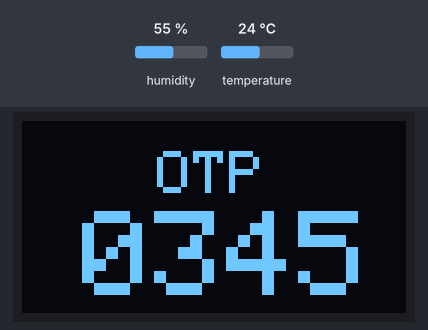
Bench run of a sketch on a simulated Arduino Uno, built with avr-gcc and run on an emulated ATmega328P. Parts: 128×64 one-colour display. The test bench sets the inputs (shaded band); at power-on: humidity 55 %, temperature 24 °C.

Above: at 18.0 s.
18.1 s: humidity set to 22 %
At 20.7 s:
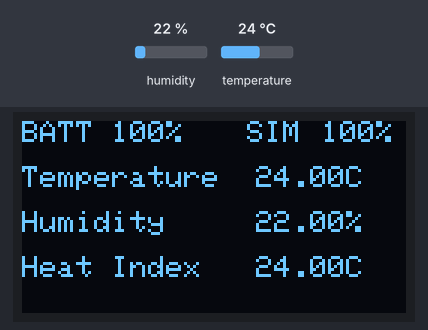
33.1 s: temperature set to 12 °C
At 40.4 s:
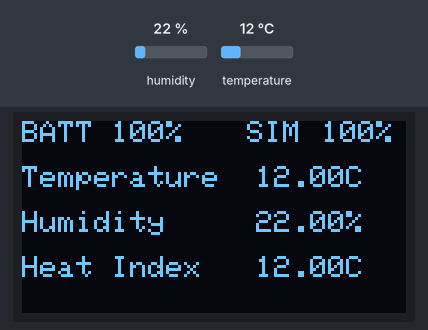
48.1 s: humidity set to 40 %
At 51.4 s:
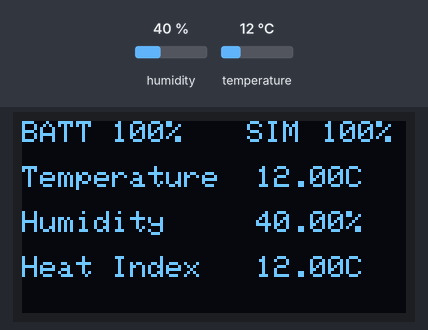
63.1 s: temperature set to 19 °C
At 70.9 s:
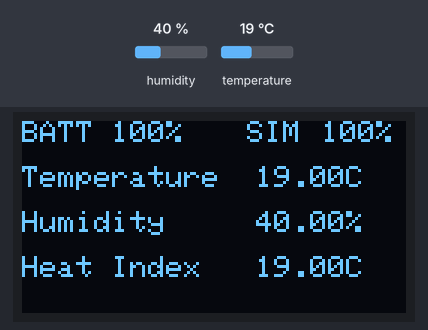
Timing chart, 0 to 72.4 s (numbered marks = the images above; inputs shaded):
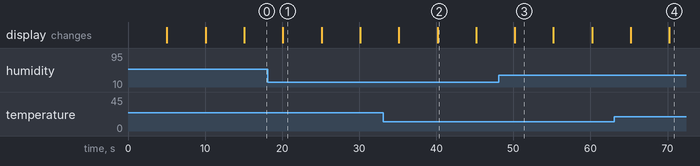

Measured:
- after the input at 18.1 s, the display: changes after 2.0 s (image 1)
- after the input at 33.1 s, the display: first differs from a run without the input after 7.1 s (image 2)
- after the input at 48.1 s, the display: changes after 2.1 s (image 3)
- after the input at 63.1 s, the display: first differs from a run without the input after 7.1 s (image 4)
- what the display in image 1 shows lasts 5.0 s, from 20.1 s to 25.1 s

The sketch:

poultry_v1.0.ino
```cpp
#include <Wire.h>
#include <Adafruit_Sensor.h>
#include <Adafruit_GFX.h>
#include <Adafruit_SSD1306.h>
#include "DHT.h"

#define SCREEN_WIDTH 128 // OLED display width, in pixels
#define SCREEN_HEIGHT 64 // OLED display height, in pixels
#define DHTPIN 4
#define DHTTYPE DHT22

// Declaration for an SSD1306 display connected to I2C (SDA, SCL pins)
Adafruit_SSD1306 display(SCREEN_WIDTH, SCREEN_HEIGHT, &Wire, -1);
DHT dht(DHTPIN, DHTTYPE);

unsigned long displayTimer=millis();
int displayCount=1;
int count=0;
float t,h;
String battPrcnt="100%",simPrcnt="100%",hum,temp,heatIndex;


char *dtostrf(double val, signed char width, unsigned char prec, char *s);

void setup() {
  Serial.begin(9600);
   //dht.begin();

  if(!display.begin(SSD1306_SWITCHCAPVCC, 0x3C)) { // Address 0x3D for 128x64
    Serial.println(F("SSD1306 allocation failed"));
    for(;;);
  }
  display.clearDisplay();
  display.setTextSize(1);
  display.setTextColor(WHITE);
}

void loop()
{
  if(millis()-displayTimer>5000)
  {
  displayTimer=millis();
  displayCount = !displayCount;
  if(displayCount)
  {
    readDHT();
    combineData();
  }
  else
      {
        clearString();
      }
  }
  showDisplay();
}


void showDisplay(){

  if(displayCount)
  {
    display.clearDisplay();
    display.setTextSize(1);
    display.setTextColor(WHITE);
  display.setCursor(0,0);
  display.println("BATT");
  display.setCursor(30,0);
  display.println(battPrcnt);
  display.setCursor(75,0);
  display.println("SIM");
  display.setCursor(100,0);
  display.println(simPrcnt);

  display.setCursor(0,15);
  display.println("Temperature");
  display.setCursor(78,15);
  display.println(temp);
  display.setCursor(0,30);
  display.println("Humidity");
  display.setCursor(78,30);
  display.println(hum);
  display.setCursor(0,45);
  display.println("Heat Index");
  display.setCursor(78,45);
  display.println(heatIndex);
  display.display();
  }
  else
  {
    display.clearDisplay();
    display.setTextSize(2);
    display.setTextColor(WHITE);
    display.setCursor(45, 10);
    display.println("OTP");
    display.setTextSize(4);
    display.setTextColor(WHITE);
    display.setCursor(20, 30);
    display.println("0345");
    display.display();

  }
}

void readDHT(){
  h = dht.readHumidity();
  t = dht.readTemperature();
  if (isnan(h) || isnan(t)) {
  Serial.println("Failed to read from DHT sensor!");
  return;
  }
  hum =String(h);
  hum+='%';
  temp =String(t);
  temp+='C';
  heatIndex=temp;
}
void readMQ135(){

}

void readMQ7(){

}

void combineData(){

}
void postData(){

}

void getBatt(){

}
void getsingle(){

}
void clearString(){
 temp="";
 hum="";
 heatIndex="";
}
```
